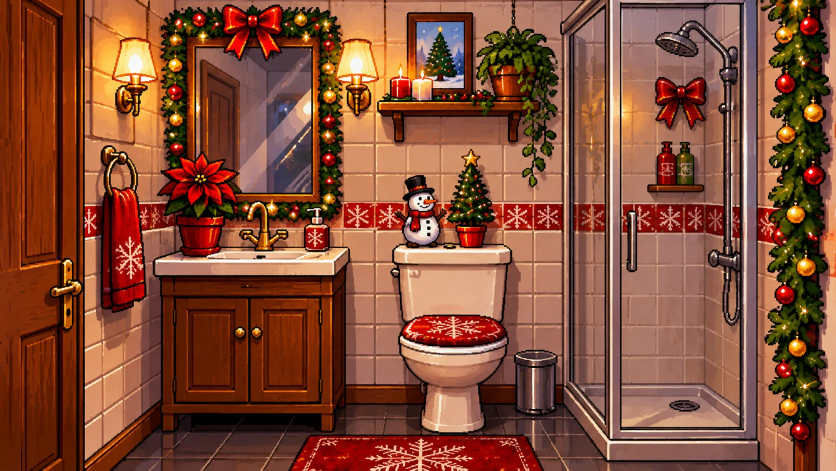
#> input picture casa/aseo.webp, 1672 x 941 px (shown at 1/2 size); its folder holds 4 pictures in this run
$ python aseo_capas.py
#> lines starting #> are read from the running program, lines starting #| are printed output that depends on the picture; after the words box and inside, x2 and y2 are one past the last pixel; in counts of white or black regions, pixels touching at a corner belong together
### tools/capas_lib.py
"""Shared helpers to build tap-to-toggle layers on top of a room picture.

A layer is a small transparent webp (only the pixels that change) placed on top
of casa/<room>.webp. Everything else in the original picture stays untouched.
"""
import json, os
import numpy as np, cv2
from PIL import Image

R = os.path.dirname(os.path.dirname(os.path.abspath(__file__))) + '/'


class Room:
    def __init__(self, room):
#> called with room = 'aseo'
        self.room = room
        self.base = np.array(Image.open(R + f'casa/{room}.webp').convert('RGB')).astype(np.float32)
        alt = R + f'casa/{room}-alt.webp'
        self.alt = np.array(Image.open(alt).convert('RGB')).astype(np.float32) if os.path.exists(alt) else None
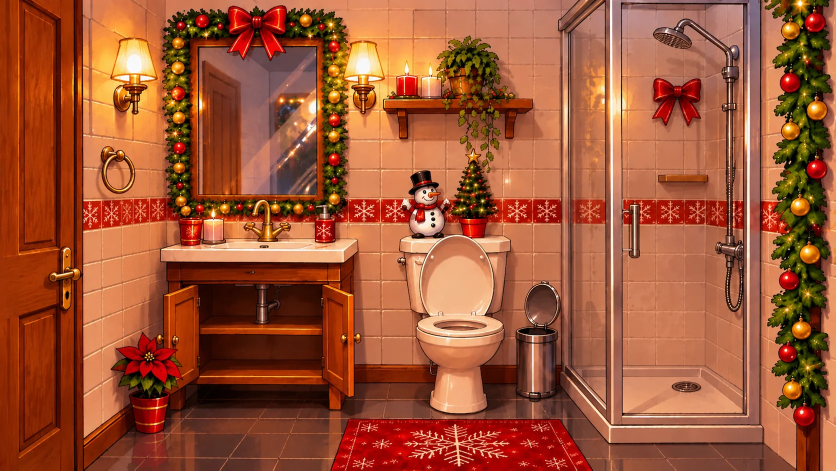
#> input picture casa/aseo-alt.webp, 1672 x 941 px (shown at 1/2 size)
        self.H, self.W = self.base.shape[:2]
        self.out = R + f'casa/{room}/'
        os.makedirs(self.out, exist_ok=True)
        self.layers = {}

    # ---------- masks ----------
    def poly(self, pts):
        m = np.zeros((self.H, self.W), np.uint8)
        cv2.fillPoly(m, [np.array(pts, np.int32)], 255)
        return m > 0

    def rect(self, x0, y0, x1, y1):
        m = np.zeros((self.H, self.W), bool)
        m[y0:y1, x0:x1] = True
        return m

    def ellipse(self, cx, cy, rx, ry):
        m = np.zeros((self.H, self.W), np.uint8)
        cv2.ellipse(m, (int(cx), int(cy)), (int(rx), int(ry)), 0, 0, 360, 255, -1)
        return m > 0

    @staticmethod
    def grow(m, k):
        return cv2.dilate(m.astype(np.uint8), np.ones((k, k), np.uint8)) > 0

    @staticmethod
    def shrink(m, k):
        return cv2.erode(m.astype(np.uint8), np.ones((k, k), np.uint8)) > 0

    @staticmethod
    def clean(m, close=5, open_=3):
        m = m.astype(np.uint8)
        if close: m = cv2.morphologyEx(m, cv2.MORPH_CLOSE, np.ones((close, close), np.uint8))
        if open_: m = cv2.morphologyEx(m, cv2.MORPH_OPEN, np.ones((open_, open_), np.uint8))
        return m > 0

    # ---------- colour ----------
    def match(self, src, ref_mask, src_mask=None, strength=1.0):
        """Colour-transfer src so that src[src_mask] has the Lab statistics of base[ref_mask]."""
        if src_mask is None: src_mask = ref_mask
        s = cv2.cvtColor(np.clip(src, 0, 255).astype(np.uint8), cv2.COLOR_RGB2LAB).astype(np.float32)
        b = cv2.cvtColor(np.clip(self.base, 0, 255).astype(np.uint8), cv2.COLOR_RGB2LAB).astype(np.float32)
        o = s.copy()
        for c in range(3):
            ms, ss = s[..., c][src_mask].mean(), s[..., c][src_mask].std() + 1e-3
            mb, sb = b[..., c][ref_mask].mean(), b[..., c][ref_mask].std() + 1e-3
            o[..., c] = (s[..., c] - ms) * (sb / ss) + mb
        o = s + (o - s) * strength
        return cv2.cvtColor(np.clip(o, 0, 255).astype(np.uint8), cv2.COLOR_LAB2RGB).astype(np.float32)

    def pixelize(self, img, k=3, mix=0.55):
        small = cv2.resize(img, (self.W // k, self.H // k), interpolation=cv2.INTER_AREA)
        big = cv2.resize(small, (self.W, self.H), interpolation=cv2.INTER_NEAREST)
        return big * mix + img * (1 - mix)

    # ---------- geometry ----------
    def remap(self, img, fx, fy):
        """out(x,y) = img(fx(x,y), fy(x,y))"""
        yy, xx = np.mgrid[0:self.H, 0:self.W].astype(np.float32)
        return cv2.remap(img, fx(xx, yy).astype(np.float32), fy(xx, yy).astype(np.float32),
                         cv2.INTER_LINEAR, borderMode=cv2.BORDER_REFLECT)

    def affine(self, img, sx=1, sy=1, cx=0, cy=0, dx=0, dy=0, interp=cv2.INTER_LINEAR):
        """scale around (cx,cy) then translate"""
        M = np.float32([[sx, 0, cx - sx * cx + dx], [0, sy, cy - sy * cy + dy]])
        return cv2.warpAffine(img, M, (self.W, self.H), flags=interp, borderMode=cv2.BORDER_REFLECT)

    def warp_mask(self, m, sx=1, sy=1, cx=0, cy=0, dx=0, dy=0):
        M = np.float32([[sx, 0, cx - sx * cx + dx], [0, sy, cy - sy * cy + dy]])
        return cv2.warpAffine(m.astype(np.float32), M, (self.W, self.H), flags=cv2.INTER_NEAREST,
                              borderMode=cv2.BORDER_CONSTANT, borderValue=0) > 0.5

    def quadwarp(self, img, srcq, dstq):
        M = cv2.getPerspectiveTransform(np.float32(srcq), np.float32(dstq))
        return cv2.warpPerspective(img, M, (self.W, self.H), flags=cv2.INTER_NEAREST, borderMode=cv2.BORDER_REPLICATE)

    # ---------- filling holes ----------
    def harmonic(self, img, mask, known, iters=None):
        """Exact Laplace fill of `mask`; only `known` pixels act as boundary (others are ignored)."""
        import scipy.sparse as sp, scipy.sparse.linalg as spl
        ys, xs = np.where(mask)
        if not len(ys): return img
        idx = -np.ones((self.H, self.W), np.int64); idx[ys, xs] = np.arange(len(ys))
        n = len(ys); rows, cols, vals = [], [], []
        rhs = np.zeros((n, 3))
        deg = np.zeros(n)
        for dy, dx in ((1, 0), (-1, 0), (0, 1), (0, -1)):
            y2, x2 = ys + dy, xs + dx
            ok = (y2 >= 0) & (y2 < self.H) & (x2 >= 0) & (x2 < self.W)
            y2c, x2c = np.clip(y2, 0, self.H - 1), np.clip(x2, 0, self.W - 1)
            inm = ok & mask[y2c, x2c]
            kn = ok & ~mask[y2c, x2c] & known[y2c, x2c]
            deg += inm | kn
            i = np.arange(n)
            rows += list(i[inm]); cols += list(idx[y2c[inm], x2c[inm]]); vals += [-1.0] * int(inm.sum())
            rhs[kn] += img[y2c[kn], x2c[kn]]
        deg = np.maximum(deg, 1)
        Amat = sp.csr_matrix((vals + list(deg), (rows + list(range(n)), cols + list(range(n)))), shape=(n, n))
        out = img.copy()
        # pixels with no known pixel reachable stay singular -> tiny regularisation towards mean
        mean = img[known & ~mask].mean(0) if (known & ~mask).any() else img[mask].mean(0)
        Amat = Amat + sp.identity(n) * 1e-4
        rhs = rhs + 1e-4 * mean
        sol = spl.spsolve(Amat.tocsc(), rhs)
        out[ys, xs] = sol
        return out

    # [46 lines left out: functions clean_from, clone_fill, _shift_src, not called in this run]

    def seamless(self, src, mask, known=None, ring=2):
        """Paste src into mask; the colour difference along the border is spread smoothly
        inside (Poisson-like), so the patch meets the original picture without a seam."""
        if known is None: known = np.ones(mask.shape, bool)
        rg = self.grow(mask, 1 + 2 * ring) & ~mask & known
        diff = np.zeros_like(src); diff[rg] = self.base[rg] - src[rg]
        d = self.harmonic(diff, mask, rg)
        out = self.base.copy(); out[mask] = src[mask] + d[mask]
        return out

    # [12 lines left out: function grout, not called in this run]

    @staticmethod
    def noise(shape, sigma=2.0, k=3, seed=1):
        H, W = shape
        rng = np.random.default_rng(seed)
        return rng.normal(0, sigma, (H // k + 1, W // k + 1)).repeat(k, 0).repeat(k, 1)[:H, :W]

    # ---------- doors ----------
    def door_panel(self, out, q, hinge, openness=0.42, dark=0.72, lift=7, drop=9):
        TL, TR, BR, BL = [np.float32(p) for p in q]
        w = TR[0] - TL[0]
        if hinge == 'l':
            dst = [TL + np.float32([-openness * w, -lift]), TL, BL, BL + np.float32([-openness * w, drop])]
        else:
            dst = [TR, TR + np.float32([openness * w, -lift]), BR + np.float32([openness * w, drop]), BR]
        panel = self.quadwarp(self.base, q, dst) * dark
        pm = self.poly([tuple(map(int, map(round, p))) for p in dst])
        out[pm] = panel[pm]
        edge = pm & ~self.shrink(pm, 3)
        out[edge] = (30, 12, 2)
        return pm

    # ---------- output ----------
    def save(self, name, rgb, alpha, hits, group=None, label=None, feather=1.5):
        a = alpha.astype(np.float32)
        if feather: a = cv2.GaussianBlur(a, (0, 0), feather)
        ys, xs = np.where(a > 0.01)
        x0, x1, y0, y1 = xs.min(), xs.max() + 1, ys.min(), ys.max() + 1
        rgba = np.dstack([np.clip(rgb, 0, 255), np.clip(a * 255, 0, 255)])[y0:y1, x0:x1].astype(np.uint8)
        Image.fromarray(rgba, 'RGBA').save(self.out + name + '.webp', 'WEBP', quality=90, method=6)
        self.layers[name] = {'x': int(x0), 'y': int(y0), 'w': int(x1 - x0), 'h': int(y1 - y0),
                             'hits': [list(map(int, h)) for h in hits], 'group': group or name,
                             'label': label or name.replace('_', ' ')}

    # [23 lines left out: functions preview, write, not called in this run]

### tools/aseo_capas.py
"""Capas del Aseo (planta baja). Uso: python3 tools/aseo_capas.py [preview.png]"""
import sys, numpy as np, cv2
sys.path.insert(0, __import__('os').path.dirname(__file__))
from capas_lib import Room

A = Room('aseo'); base, alt, H, W = A.base, A.alt, A.H, A.W
#> after `base, alt, H, W = (A.base, A.alt, A.H, A.W)`: H = 941; W = 1672
r, g, b = base[..., 0], base[..., 1], base[..., 2]
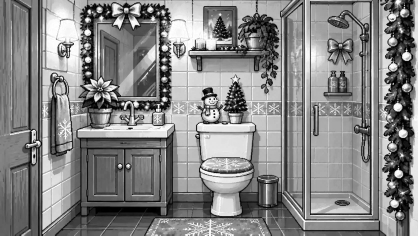
#> r: shape (941, 1672) float32 (shown at 1/4 size); min 0, max 255, mean 133.5
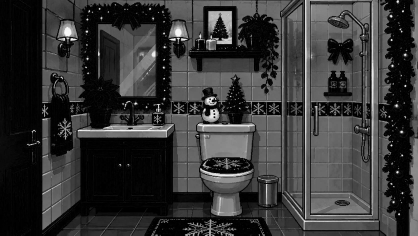
#> b: shape (941, 1672) float32 (shown at 1/4 size); min 0, max 255, mean 54.5
yy, xx = np.mgrid[0:H, 0:W]
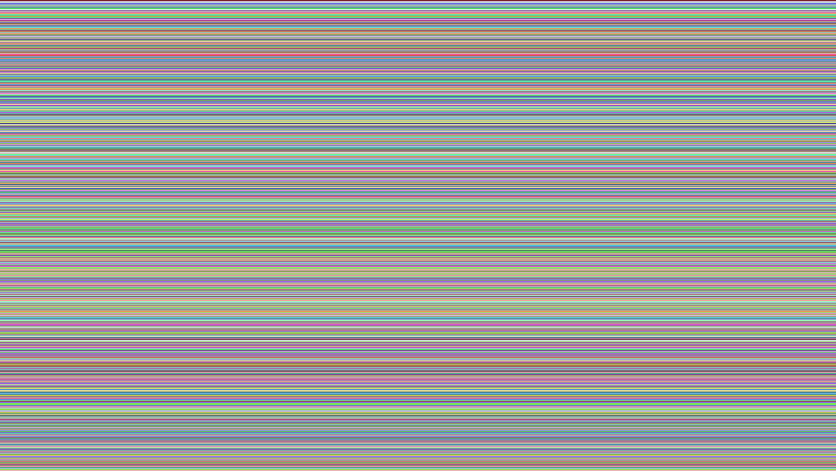
#> yy: shape (941, 1672) int64 (shown at 1/2 size); 941 distinct labels, from 0 to 940; one colour per label, 0 black
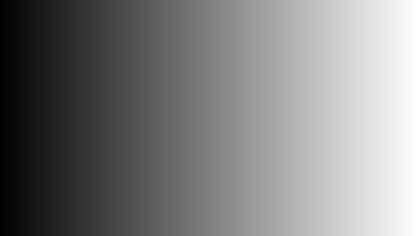
#> xx: shape (941, 1672) int64 (shown at 1/4 size); min 0, max 1671, mean 835.5; drawn with min black and max white
WALL = (r > 150) & (r - b > 20) & (r - b < 175) & (g > 85) & (r - g < 95) & (g - b > 5)
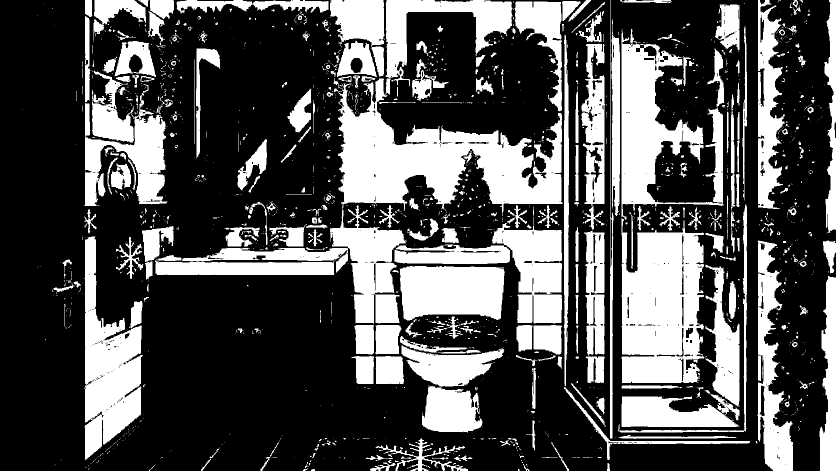
#> WALL: shape (941, 1672) bool (shown at 1/2 size); 32.5% white; 1626 white regions (1253 under 20 px), largest, box (x1, y1, x2, y2) and area: (660, 156, 1125, 648) 72796, (1243, 436, 1409, 766) 43310, (169, 473, 286, 921) 28104
GREEN = (g > r * 0.9) & (g > b * 1.15) & (g > 35)
#> GREEN: shape (941, 1672) bool; 3.6% white; 998 white regions (798 under 20 px), largest, box (x1, y1, x2, y2) and area: (1539, 264, 1635, 425) 4856, (1533, 521, 1645, 687) 4780, (1544, 155, 1656, 270) 3673
ROWS = [10, 77, 147, 216, 286, 346]                 # tile grout (main wall)
COLS = [750, 813, 877, 940, 1005, 1068]

CLEAN = np.zeros((H, W), bool)
for rc in [(762, 0, 810, 118), (806, 234, 1012, 296), (692, 240, 782, 398), (1026, 472, 1116, 694),
           (702, 472, 782, 760), (1080, 0, 1116, 52)]:
    CLEAN |= A.rect(*rc)
#> CLEAN: shape (941, 1672) bool; 4.9% white; 6 white regions, box (x1, y1, x2, y2) and area: (702, 472, 782, 760) 23040, (1026, 472, 1116, 694) 19980, (692, 240, 782, 398) 14220, (806, 234, 1012, 296) 12772, (762, 0, 810, 118) 5664, (1080, 0, 1116, 52) 1872
CLEAN &= WALL | A.shrink(A.grow(WALL, 5), 5)
#> CLEAN: shape (941, 1672) bool; 4.2% white; 7 white regions, largest, box (x1, y1, x2, y2) and area: (702, 472, 782, 760) 20767, (1026, 472, 1116, 694) 17998, (692, 240, 782, 398) 14083
def tiles(img, m, rows=(), cols=(), seed=1):
    out = A.harmonic(img, m, WALL & ~m)
    out[m] += A.noise((H, W), 1.8, seed=seed)[m][:, None]
    for y in rows:
        for k, f in ((0, .88), (1, .88), (2, 1.05)):
            sel = m & (yy == y + k); out[sel] *= f
    for x in cols:
        for k, f in ((0, .88), (1, .88), (2, 1.05)):
            sel = m & (xx == x + k); out[sel] *= f
    return out
# [10 lines left out: function _unused, not called in this run]

# ---------- cuadro: the picture disappears (candles and plant stay) ----------
pic = A.poly([(806, 16), (956, 16), (956, 198), (806, 198)])
for c in [(782,150,835,203),(836,143,869,203)]: pic &= ~A.rect(*c)   # candles in front
#> pic: shape (941, 1672) bool; 1.5% white; 1 white region, box (x1, y1, x2, y2) and area: (806, 16, 957, 199) 24364
flame = (r > 200) & (g > 150) & (b < 170) & (r - b > 60)
#> flame: shape (941, 1672) bool; 7.6% white; 2115 white regions (1744 under 20 px), largest, box (x1, y1, x2, y2) and area: (807, 538, 993, 641) 15677, (1640, 554, 1672, 941) 7975, (845, 786, 946, 864) 4736
flame = A.grow(A.clean(flame & A.rect(790, 110, 860, 152), 3, 0), 3)
#> in clean, `m = m.astype(np.uint8)`:
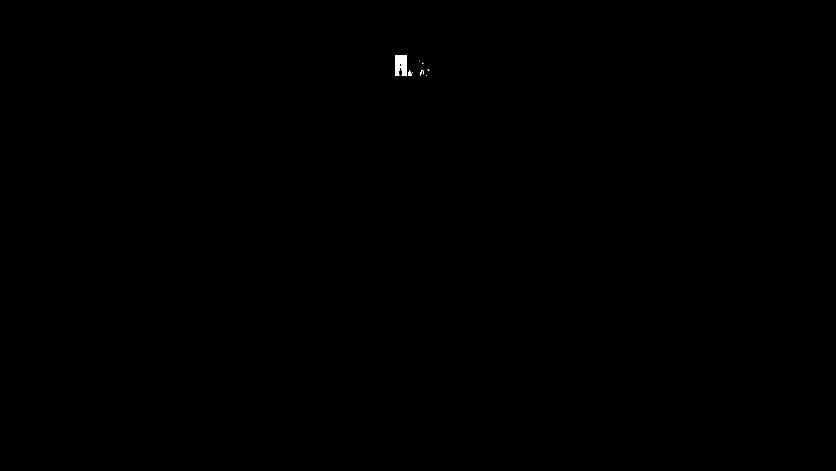
#> m: shape (941, 1672) (shown at 1/2 size); values 0 (black) and 1 (white), 0.06% white; 8 white regions (5 under 20 px), largest, box (x1, y1, x2, y2) and area: (790, 110, 814, 152) 883, (817, 140, 824, 152) 56, (840, 140, 848, 152) 32
#> (the rest of the program and of its run is left out)
